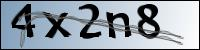
#> input picture 1.jpg, 200 x 50 px
$ python -i utils.py   (imports and definitions only)   (older library calls are emulated)
#> lines starting #> are read from the running program, lines starting #| are printed output that depends on the picture
#> further down, picture is the input picture: shape (50, 200, 3); mean B, G, R 167.3, 157.1, 147.1

import numpy as np
import cv2 as cv
import os

def clearImage(img):
  margin = 2
  img = img[margin:-margin,margin:-margin]
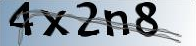
#> img: shape (46, 196, 3); mean of channels 0, 1, 2 173.4, 163.1, 152.6; drawn as B, G, R
  ret, th3 = cv.threshold(img,80,255,cv.THRESH_BINARY)
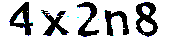
#> th3: shape (46, 196, 3); mean of channels 0, 1, 2 209.5, 208.7, 208.1; drawn as B, G, R

  #th3 = cv.adaptiveThreshold(img,255,cv.ADAPTIVE_THRESH_GAUSSIAN_C,\
  #                           cv.THRESH_BINARY,11,2)

#  k2 = np.ones((3,3), np.uint8)
  k2 = np.array([0,1,0,1,1,1,0,1,0], np.uint8).reshape((3,3))
  img_erosion = cv.dilate(th3, k2, iterations=1)
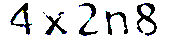
#> img_erosion: shape (46, 196, 3); mean of channels 0, 1, 2 227.9, 227.1, 226.7; drawn as B, G, R
  img_d = cv.erode(img_erosion, k2, iterations=1)
#  img_d = cv.dilate(img_d, k2, iterations=1)

  img_d = cv.bitwise_not(img_d)
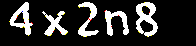
#> img_d: shape (46, 196, 3); mean of channels 0, 1, 2 43.8, 44.8, 45.3; drawn as B, G, R
  return img_d

def extractComponents(img):
  clean_im = clearImage(img)
#  cv.imshow("img1",clean_im);
#  cv.waitKey(0)
#> (the run stopped early here; a loop or call above may not have finished)

$ run again, on Captcha.jpg
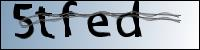
#> input picture Captcha.jpg, 200 x 50 px
#> picture is the input picture: shape (50, 200, 3); mean B, G, R 173.8, 163.3, 153.2
#> in clearImage, `img_erosion = cv.dilate(th3, k2, iterations=1)`:
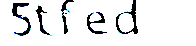
#> img_erosion: shape (46, 196, 3); mean of channels 0, 1, 2 234.3, 233.2, 232.1; drawn as B, G, R
#> in clearImage, `img_d = cv.bitwise_not(img_d)`:
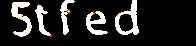
#> img_d: shape (46, 196, 3); mean of channels 0, 1, 2 35.8, 37.2, 38.7; drawn as B, G, R

$ run again, on Captcha2.jpg
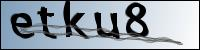
#> input picture Captcha2.jpg, 200 x 50 px
#> picture is the input picture: shape (50, 200, 3); mean B, G, R 168.6, 158.5, 148.5
#> in clearImage, `img_erosion = cv.dilate(th3, k2, iterations=1)`:
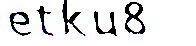
#> img_erosion: shape (46, 196, 3); mean of channels 0, 1, 2 228.8, 227.7, 226.6; drawn as B, G, R
#> in clearImage, `img_d = cv.bitwise_not(img_d)`:
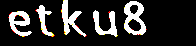
#> img_d: shape (46, 196, 3); mean of channels 0, 1, 2 42.9, 44.1, 45.4; drawn as B, G, R
